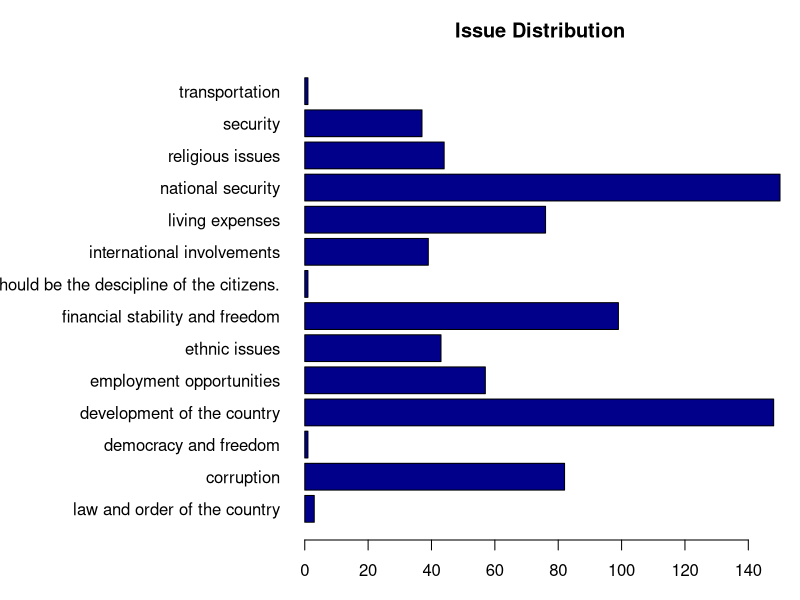

The R source for this figure:
# Read CSV into R
electionData <- read.csv(file="../responses/responses_preprocessed_2.csv", header=TRUE, sep=",")
#head(electionData)
issue_data <- electionData$Most_Important_Issue_to_be_Addressed

issue = vector()
for (i in 1:length(issue_data)) {
  lapply(issue_data[i], tolower)
  issue <- c(issue, unlist(strsplit(as.character(lapply(issue_data[i], tolower)), ", ", fixed=TRUE)))
  }

issue_table = table(issue)
#plot bar chart for the most importatnt issue
par(mar=c(3, 15, 3, 1))
barplot(issue_table, main="Issue Distribution", col=c("darkblue"),
        xlab="Frequency", las=1, horiz=TRUE)
